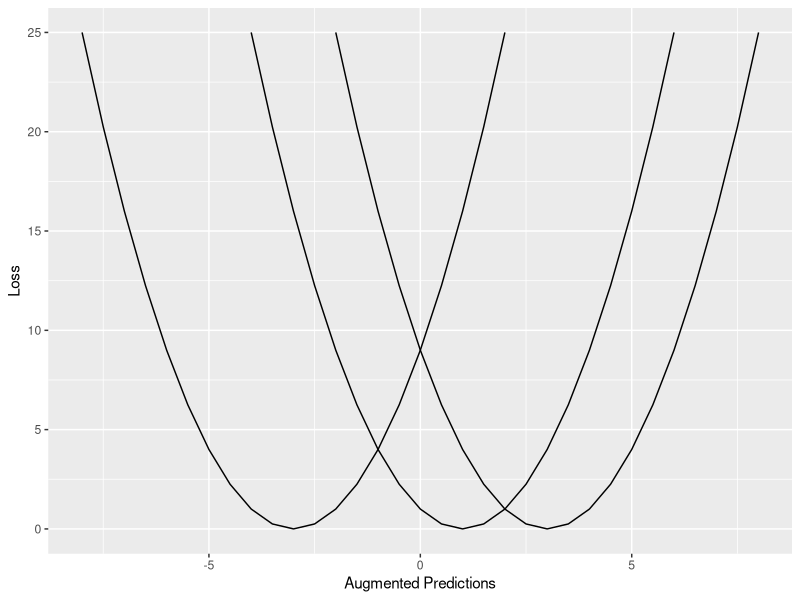

Source code (R):
library(data.table)
library(ggplot2)

parabola <- function(h){
  input <- seq(-5,5, by= 0.5)
  y <- input^2
  x <- numeric(21)
  x[0:10] <- -sqrt(y[0:10])+h
  x[11:21] <- sqrt(y[11:21])+h
  return(x)
}

h_vals <- c(-3,1,3)

x.list <- list()
for(hs in h_vals){
  x.list[[paste(hs)]] <- parabola(hs)  
}
  
dt <- data.table(do.call(cbind, x.list))
dt$y <- seq(-5,5, by= 0.5)^2

colnames(dt) <- c('H1', 'H2', 'H3', 'y')
gg <- ggplot(dt)+
  geom_line(aes(x = H1, y))+
  geom_line(aes(H2,y))+
  geom_line(aes(H3, y))+
  xlab("Augmented Predictions")+
  ylab("Loss")
